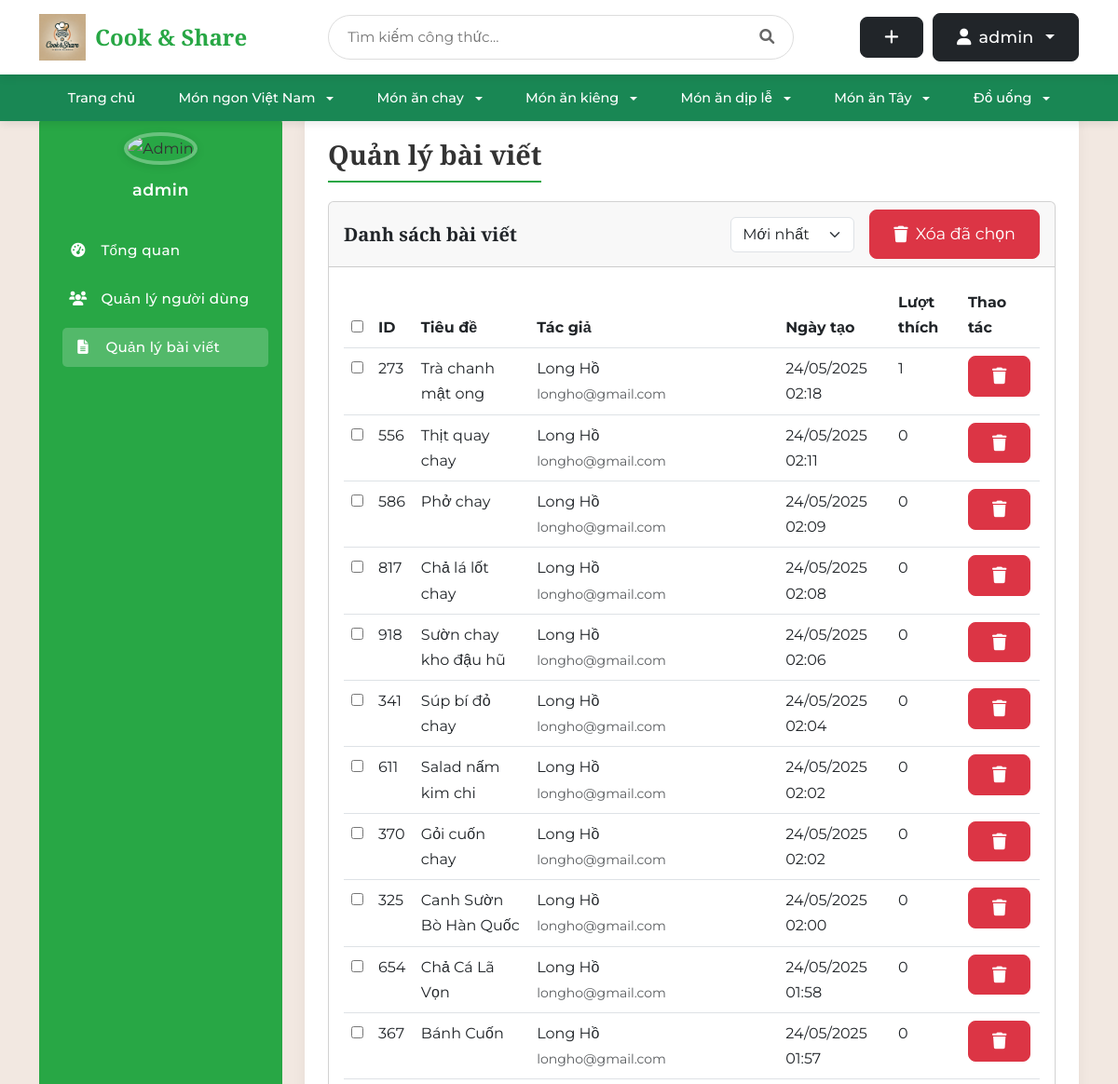
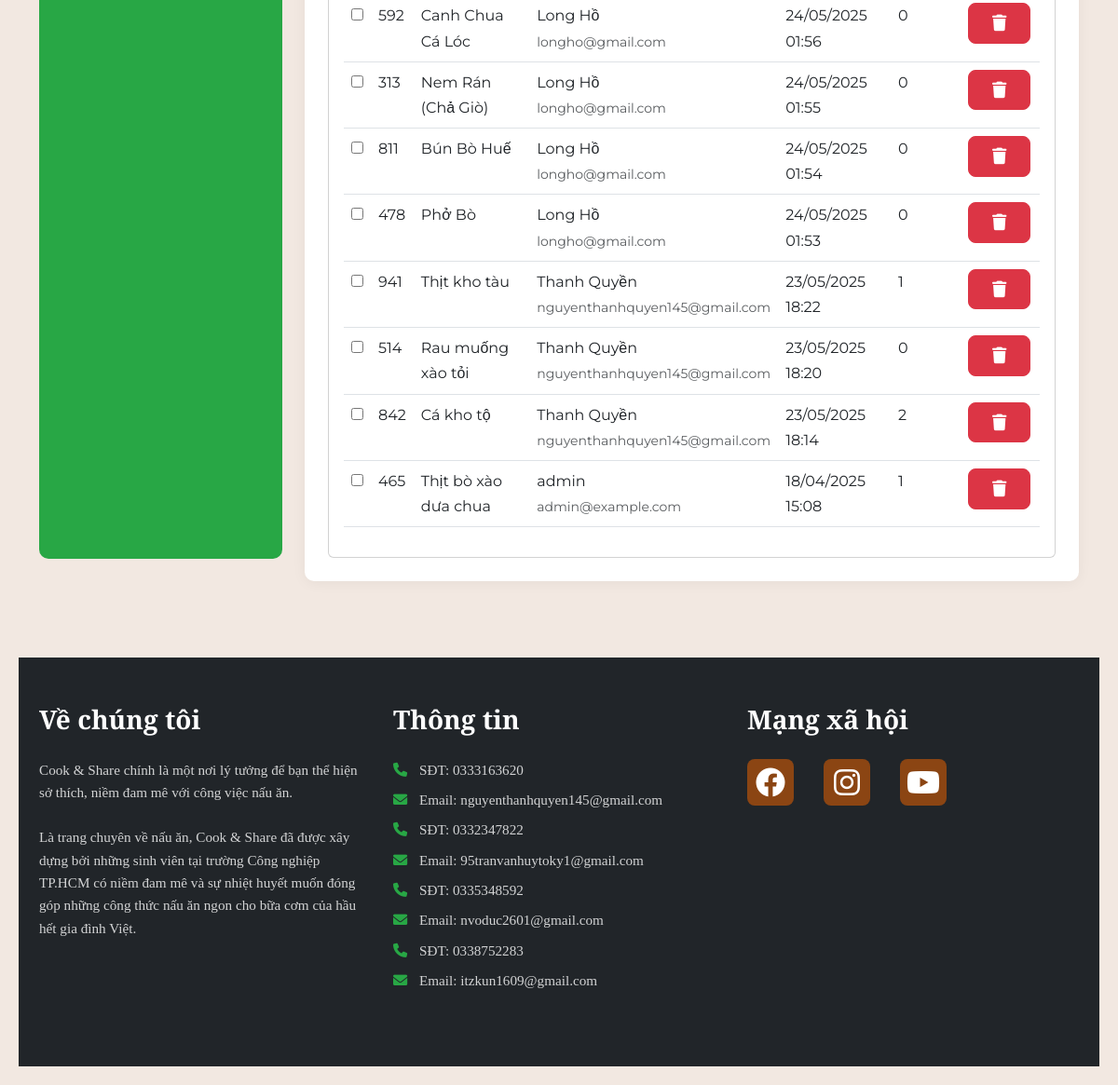
Page /admin/posts (signed in) on the committed database (2 pictures, top to bottom).
### tables this page shows
CREATE TABLE user (
    id INTEGER PRIMARY KEY AUTOINCREMENT,
    username TEXT UNIQUE NOT NULL,
    password TEXT NOT NULL,
    email TEXT UNIQUE NOT NULL,
    created TIMESTAMP NOT NULL DEFAULT CURRENT_TIMESTAMP,
    avatar_path TEXT,
    role TEXT NOT NULL DEFAULT 'user',
    is_blocked BOOLEAN NOT NULL DEFAULT 0,
    gender TEXT,
    birthdate DATE,
    phone TEXT
);

CREATE TABLE post (
    id INTEGER PRIMARY KEY AUTOINCREMENT,
    author_id INTEGER NOT NULL,
    created TIMESTAMP NOT NULL DEFAULT CURRENT_TIMESTAMP,
    title TEXT NOT NULL,
    description TEXT,
    ingredients TEXT NOT NULL,
    instructions TEXT NOT NULL,
    cooking_time INTEGER DEFAULT 0,
    servings INTEGER DEFAULT 1,
    FOREIGN KEY (author_id) REFERENCES user (id)
);

### share_recipe/admin.py (the view)
@bp.route('/posts')
@login_required
def posts():
    if g.user['role'] != 'admin':
        return redirect(url_for('index'))
    sort_order = request.args.get('sort', 'newest')
    db = get_db()
    base_query = '''
        SELECT p.*, u.username as author_name, u.email as author_email,
        (SELECT COUNT(*) FROM favorites f WHERE f.post_id = p.id) as like_count
        FROM post p
        JOIN user u ON p.author_id = u.id
    '''
    if sort_order == 'oldest':
        base_query += ' ORDER BY p.created ASC'
    elif sort_order == 'likes':
        base_query += ' ORDER BY like_count DESC'
    else:  # Default to newest
        base_query += ' ORDER BY p.created DESC'
    posts = db.execute(base_query).fetchall()
    return render_template('admin/posts.html', posts=posts)

### share_recipe/templates/admin/posts.html (shortened to what this page needs)
{% extends 'admin/base_admin.html' %}
{% block admin_title %}Quản lý bài viết{% endblock %}
{% block admin_content %}
<div class="card">
    <div class="card-header d-flex justify-content-between align-items-center">
        <h5 class="card-title mb-0">Danh sách bài viết</h5>
        <div class="d-flex align-items-center">
            <div class="me-3">
                <select id="sort-posts" class="form-select">
                    <option value="newest" {% if request.args.get('sort') == 'newest' %}selected{% endif %}>Mới nhất</option>
                </select>
            </div>
            <button type="button" class="btn btn-danger" id="delete-selected-posts">
                <i class="fas fa-trash"></i> Xóa đã chọn
            </button>
        </div>
    </div>
    <div class="card-body">
        <div class="table-responsive">
            <table class="table table-hover">
                <thead>
                    <tr>
                        <th><input type="checkbox" id="select-all-posts"></th>
                        <th>ID</th>
                        <th>Tiêu đề</th>
                        <th>Tác giả</th>
                        <th>Ngày tạo</th>
                        <th>Lượt thích</th>
                        <th>Thao tác</th>
                    </tr>
                </thead>
                <tbody>
                    {% for post in posts %}
                    <tr>
                        <td><input type="checkbox" class="select-post" value="{{ post['id'] }}"></td>
                        <td>{{ post['id'] }}</td>
                        <td>{{ post['title'] }}</td>
                        <td>
                            <div>{{ post['author_name'] }}</div>
                            <small class="text-muted">{{ post['author_email'] }}</small>
                        </td>
                        <td>{{ post['created'].strftime('%d/%m/%Y %H:%M') }}</td>
                        <td>{{ post['like_count'] }}</td>
                        <td>
                            <form action="{{ url_for('admin.delete_post', id=post['id']) }}" method="post" style="display: inline;">
                                <button type="submit" class="btn btn-danger btn-sm" onclick="return confirm('Bạn có chắc chắn muốn xóa bài viết này?')">
                                    <i class="fas fa-trash"></i>
                                </button>
                            </form>
                        </td>
                    </tr>
                    {% endfor %}
                </tbody>
            </table>
        </div>
    </div>
</div>
{% endblock %}

### share_recipe/templates/admin/base_admin.html (shortened to what this page needs)
{% extends 'base.html' %}
{% block content %}
<div class="admin-layout">
    <div class="container">
        <div class="row">
            <div class="col-md-3 mb-4">
                <div class="sidebar">
                    <div class="text-center mb-4">
                        {% if g.user['avatar_path'] %}
                            <img src="{{ url_for('static', filename=g.user['avatar_path']) }}" alt="Admin" class="admin-avatar">
                        {% else %}
                            <img src="{{ url_for('static', filename='uploads/default-avatar.png') }}" alt="Admin" class="admin-avatar">
                        {% endif %}
                        <div class="admin-name">{{ g.user['username'] }}</div>
                    </div>
                    <ul class="nav flex-column">
                        <li class="nav-item">
                            <a class="nav-link {% if request.endpoint == 'admin.dashboard' %}active{% endif %}" href="{{ url_for('admin.dashboard') }}">
                                <i class="fas fa-tachometer-alt"></i> Tổng quan
                            </a>
                        </li>
                        <li class="nav-item">
                            <a class="nav-link {% if request.endpoint == 'admin.users' %}active{% endif %}" href="{{ url_for('admin.users') }}">
                                <i class="fas fa-users"></i> Quản lý người dùng
                            </a>
                        </li>
                        <li class="nav-item">
                            <a class="nav-link {% if request.endpoint == 'admin.posts' %}active{% endif %}" href="{{ url_for('admin.posts') }}">
                                <i class="fas fa-file-alt"></i> Quản lý bài viết
                            </a>
                        </li>
                    </ul>
                </div>
            </div>
            <div class="col-md-9">
                <div class="content-wrapper">
                    <div class="d-flex justify-content-between flex-wrap flex-md-nowrap align-items-center">
                        <h1 class="content-title">{% block admin_title %}{% endblock %}</h1>
                    </div>
                    {% block admin_content %}{% endblock %}
                </div>
            </div>
        </div>
    </div>
</div>
{% endblock %}

### share_recipe/templates/base.html (shortened to what this page needs)
<!DOCTYPE html>
<html>
<head>
    <link rel="stylesheet" href="https://cdn.jsdelivr.net/npm/bootstrap@5.3.0/dist/css/bootstrap.min.css">
    <link rel="stylesheet" href="https://cdnjs.cloudflare.com/ajax/libs/font-awesome/6.0.0/css/all.min.css">
    {% block head %}
    <link rel="stylesheet" href="{{ url_for('static', filename='base.css') }}">
    <link rel="stylesheet" href="{{ url_for('static', filename='login.css') }}">
    <link rel="stylesheet" href="{{ url_for('static', filename='register.css') }}">
    <link rel="stylesheet" href="{{ url_for('static', filename='index.css') }}">
    <link rel="stylesheet" href="{{ url_for('static', filename='detail.css') }}">
    {% endblock %}
</head>
<body>
    <nav class="navbar navbar-expand-lg">
        <div class="container">
            <a class="navbar-brand" href="{{ url_for('blog.index') }}">
                <img src="{{ url_for('static', filename='uploads/logo/Logo_home.webp') }}" alt="Cook & Share" style="height: 50px;">
                <span class="brand-text">Cook & Share</span>
            </a>
            <div class="search-container">
                <form action="{{ url_for('blog.search') }}" method="get" class="search-box">
                    <input type="text" name="q" class="search-input" placeholder="Tìm kiếm công thức..." value="{{ request.args.get('q', '') }}">
                    <button type="submit" class="search-button">
                        <i class="fas fa-search"></i>
                    </button>
                </form>
            </div>
            <div class="user-actions">
                {% if g.user %}
                    <a href="{{ url_for('blog.create') }}" class="btn btn-dark btn-custom" title="Tạo công thức mới">
                        <i class="fas fa-plus"></i>
                    </a>
                    <div class="dropdown">
                        <button class="btn btn-dark btn-custom dropdown-toggle" type="button" id="userDropdown" data-bs-toggle="dropdown" aria-expanded="false">
                            {% if g.user.avatar_path %}
                                <img src="{{ url_for('static', filename=g.user.avatar_path) }}" class="user-avatar" alt="Avatar">
                            {% else %}
                                <i class="fas fa-user"></i>
                            {% endif %}
                            {{ g.user['username'] }}
                        </button>
                    </div>
                {% endif %}
            </div>
        </div>
    </nav>
    <nav class="navbar navbar-expand-lg bg-success">
        <div class="container">
            <div class="collapse navbar-collapse justify-content-center" id="categoryNav">
                <ul class="navbar-nav">
                    <li class="nav-item">
                        <a class="nav-link text-white" href="{{ url_for('blog.index') }}">Trang chủ</a>
                    </li>
                    <li class="nav-item dropdown">
                        <a class="nav-link text-white dropdown-toggle" href="#" role="button" data-bs-toggle="dropdown" aria-expanded="false">
                            Món ngon Việt Nam
                        </a>
                    </li>
                    <li class="nav-item dropdown">
                        <a class="nav-link text-white dropdown-toggle" href="#" role="button" data-bs-toggle="dropdown" aria-expanded="false">
                            Món ăn chay
                        </a>
                    </li>
                    <li class="nav-item dropdown">
                        <a class="nav-link text-white dropdown-toggle" href="#" role="button" data-bs-toggle="dropdown" aria-expanded="false">
                            Món ăn kiêng
                        </a>
                    </li>
                    <li class="nav-item dropdown">
                        <a class="nav-link text-white dropdown-toggle" href="#" role="button" data-bs-toggle="dropdown" aria-expanded="false">
                            Món ăn dịp lễ
                        </a>
                    </li>
                    <li class="nav-item dropdown">
                        <a class="nav-link text-white dropdown-toggle" href="#" role="button" data-bs-toggle="dropdown" aria-expanded="false">
                            Món ăn Tây
                        </a>
                    </li>
                    <li class="nav-item dropdown">
                        <a class="nav-link text-white dropdown-toggle" href="#" role="button" data-bs-toggle="dropdown" aria-expanded="false">
                            Đồ uống
                        </a>
                    </li>
                </ul>
            </div>
        </div>
    </nav>
    <div class="main-container">
        <div class="content">
            {% block content %}{% endblock %}
        </div>
    </div>
    <footer class="footer bg-dark text-white py-5">
        <div class="container">
            <div class="row">
                <div class="col-md-4 mb-4">
                    <h2 class="footer-heading mb-4">Về chúng tôi</h2>
                    <p>Cook & Share chính là một nơi lý tưởng để bạn thể hiện sở thích, niềm đam mê với công việc nấu ăn.</p>
                    <p>Là trang chuyên về nấu ăn, Cook & Share đã được xây dựng bởi những sinh viên tại trường Công nghiệp TP.HCM có niềm đam mê và sự nhiệt huyết muốn đóng góp những công thức nấu ăn ngon cho bữa cơm của hầu hết gia đình Việt.</p>
                </div>
                <div class="col-md-4 mb-4">
                    <h2 class="footer-heading mb-4">Thông tin</h2>
                    <div class="contact-info">
                        <p><i class="fas fa-phone me-2"></i>SĐT: 0333163620</p>
                        <p><i class="fas fa-envelope me-2"></i>Email: nguyenthanhquyen145@gmail.com</p>
                        <p><i class="fas fa-phone me-2"></i>SĐT: 0332347822</p>
                        <p><i class="fas fa-envelope me-2"></i>Email: 95tranvanhuytoky1@gmail.com</p>
                        <p><i class="fas fa-phone me-2"></i>SĐT: 0335348592</p>
                        <p><i class="fas fa-envelope me-2"></i>Email: nvoduc2601@gmail.com</p>
                        <p><i class="fas fa-phone me-2"></i>SĐT: 0338752283</p>
                        <p><i class="fas fa-envelope me-2"></i>Email: itzkun1609@gmail.com</p>
                    </div>
                </div>
                <div class="col-md-4 mb-4">
                    <h2 class="footer-heading mb-4">Mạng xã hội</h2>
                    <div class="social-links">
                        <a href="https://web.facebook.com/thah.wuyen/" class="social-link me-3">
                            <i class="fab fa-facebook fa-2x"></i>
                        </a>
                        <a href="https://www.instagram.com/_thah.wuyen_js/" class="social-link me-3">
                            <i class="fab fa-instagram fa-2x"></i>
                        </a>
                        <a href="https://www.youtube.com/@silverbullets8727" class="social-link">
                            <i class="fab fa-youtube fa-2x"></i>
                        </a>
                    </div>
                </div>
            </div>
        </div>
    </footer>
</body>
</html>

### rows in the picture
user: user.username "admin"
post: id "273", title "Trà chanh mật ong", author_name "Long Hồ", author_email "longho@gmail.com", created "24/05/2025 02:18", like_count "1"
post: id "556", title "Thịt quay chay", author_name "Long Hồ", author_email "longho@gmail.com", created "24/05/2025 02:11", like_count "0"
post: id "586", title "Phở chay", author_name "Long Hồ", author_email "longho@gmail.com", created "24/05/2025 02:09", like_count "0"
post: id "817", title "Chả lá lốt chay", author_name "Long Hồ", author_email "longho@gmail.com", created "24/05/2025 02:08", like_count "0"
post: id "918", title "Sườn chay kho đậu hũ", author_name "Long Hồ", author_email "longho@gmail.com", created "24/05/2025 02:06", like_count "0"
post: id "341", title "Súp bí đỏ chay", author_name "Long Hồ", author_email "longho@gmail.com", created "24/05/2025 02:04", like_count "0"
post: id "611", title "Salad nấm kim chi", author_name "Long Hồ", author_email "longho@gmail.com", created "24/05/2025 02:02", like_count "0"
post: id "370", title "Gỏi cuốn chay", author_name "Long Hồ", author_email "longho@gmail.com", created "24/05/2025 02:02", like_count "0"
post: id "325", title "Canh Sườn Bò Hàn Quốc", author_name "Long Hồ", author_email "longho@gmail.com", created "24/05/2025 02:00", like_count "0"
post: id "654", title "Chả Cá Lã Vọn", author_name "Long Hồ", author_email "longho@gmail.com", created "24/05/2025 01:58", like_count "0"
post: id "367", title "Bánh Cuốn", author_name "Long Hồ", author_email "longho@gmail.com", created "24/05/2025 01:57", like_count "0"
post: id "592", title "Canh Chua Cá Lóc", author_name "Long Hồ", author_email "longho@gmail.com", created "24/05/2025 01:56", like_count "0"
post: id "313", title "Nem Rán (Chả Giò)", author_name "Long Hồ", author_email "longho@gmail.com", created "24/05/2025 01:55", like_count "0"
post: id "811", title "Bún Bò Huế", author_name "Long Hồ", author_email "longho@gmail.com", created "24/05/2025 01:54", like_count "0"
post: id "478", title "Phở Bò", author_name "Long Hồ", author_email "longho@gmail.com", created "24/05/2025 01:53", like_count "0"
post: id "941", title "Thịt kho tàu", author_name "Thanh Quyền", author_email "nguyenthanhquyen145@gmail.com", created "23/05/2025 18:22", like_count "1"
post: id "514", title "Rau muống xào tỏi", author_name "Thanh Quyền", author_email "nguyenthanhquyen145@gmail.com", created "23/05/2025 18:20", like_count "0"
post: id "842", title "Cá kho tộ", author_name "Thanh Quyền", author_email "nguyenthanhquyen145@gmail.com", created "23/05/2025 18:14", like_count "2"
post: id "465", title "Thịt bò xào dưa chua", author_name "admin", author_email "admin@example.com", created "18/04/2025 15:08", like_count "1"
